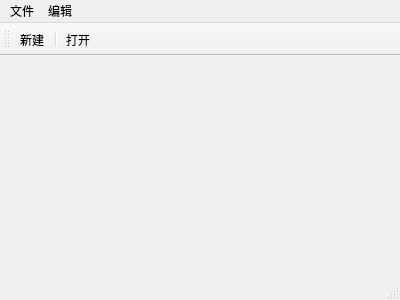
<?xml version="1.0" encoding="UTF-8"?>
<ui version="4.0">
 <class>MainWindow</class>
 <widget class="QMainWindow" name="MainWindow">
  <property name="geometry">
   <rect>
    <x>0</x>
    <y>0</y>
    <width>400</width>
    <height>300</height>
   </rect>
  </property>
  <property name="windowTitle">
   <string>MainWindow</string>
  </property>
  <widget class="QWidget" name="centralWidget"/>
  <widget class="QMenuBar" name="menuBar">
   <property name="geometry">
    <rect>
     <x>0</x>
     <y>0</y>
     <width>400</width>
     <height>23</height>
    </rect>
   </property>
   <widget class="QMenu" name="menu">
    <property name="title">
     <string>文件</string>
    </property>
    <addaction name="actionTest"/>
    <addaction name="actionOpen"/>
   </widget>
   <widget class="QMenu" name="menu_2">
    <property name="title">
     <string>编辑</string>
    </property>
   </widget>
   <addaction name="menu"/>
   <addaction name="menu_2"/>
  </widget>
  <widget class="QToolBar" name="mainToolBar">
   <attribute name="toolBarArea">
    <enum>TopToolBarArea</enum>
   </attribute>
   <attribute name="toolBarBreak">
    <bool>false</bool>
   </attribute>
   <addaction name="actionTest"/>
   <addaction name="separator"/>
   <addaction name="actionOpen"/>
  </widget>
  <widget class="QStatusBar" name="statusBar"/>
  <action name="actionTest">
   <property name="text">
    <string>新建</string>
   </property>
  </action>
  <action name="actionOpen">
   <property name="text">
    <string>打开</string>
   </property>
  </action>
 </widget>
 <layoutdefault spacing="6" margin="11"/>
 <resources/>
 <connections/>
</ui>
